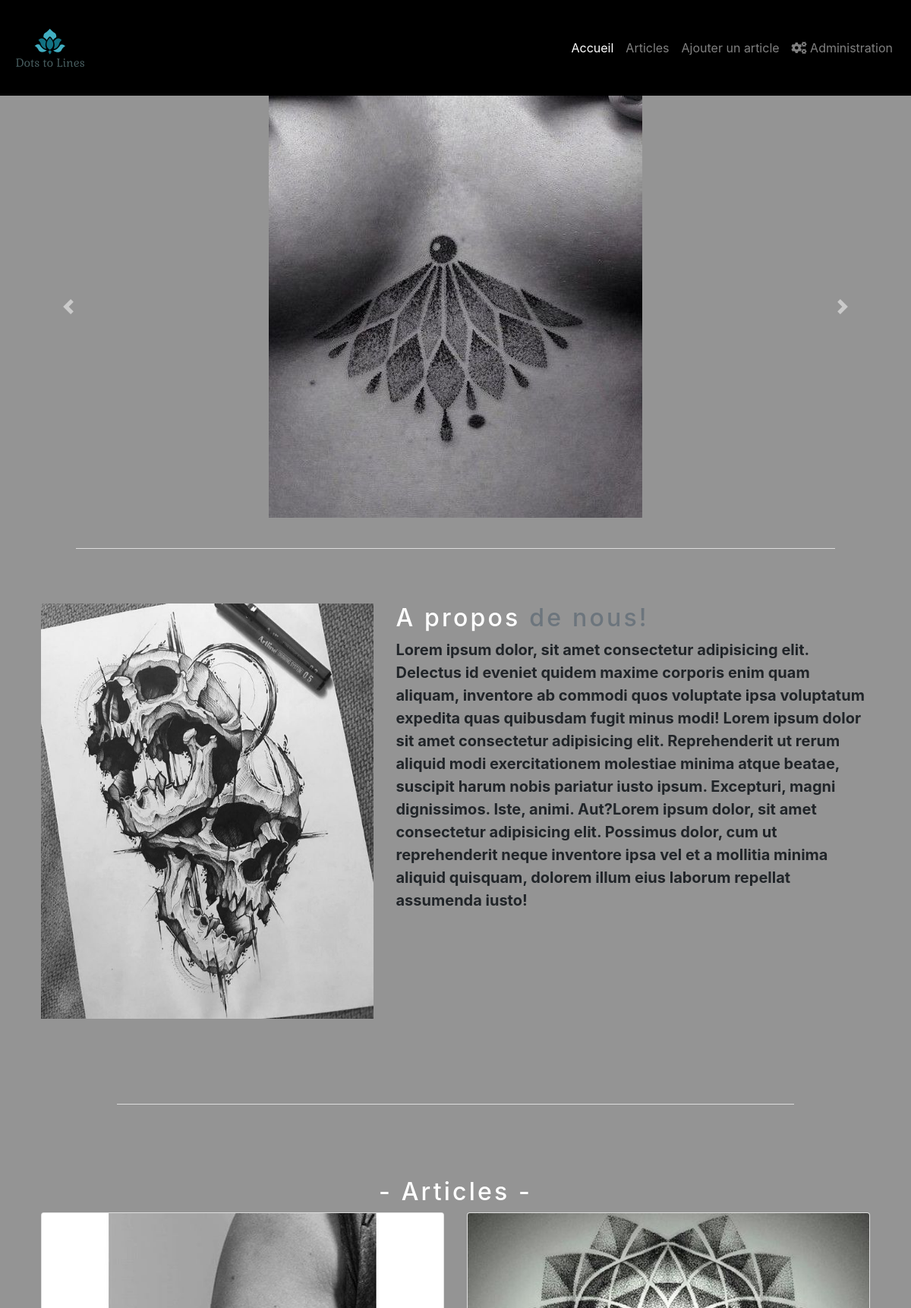
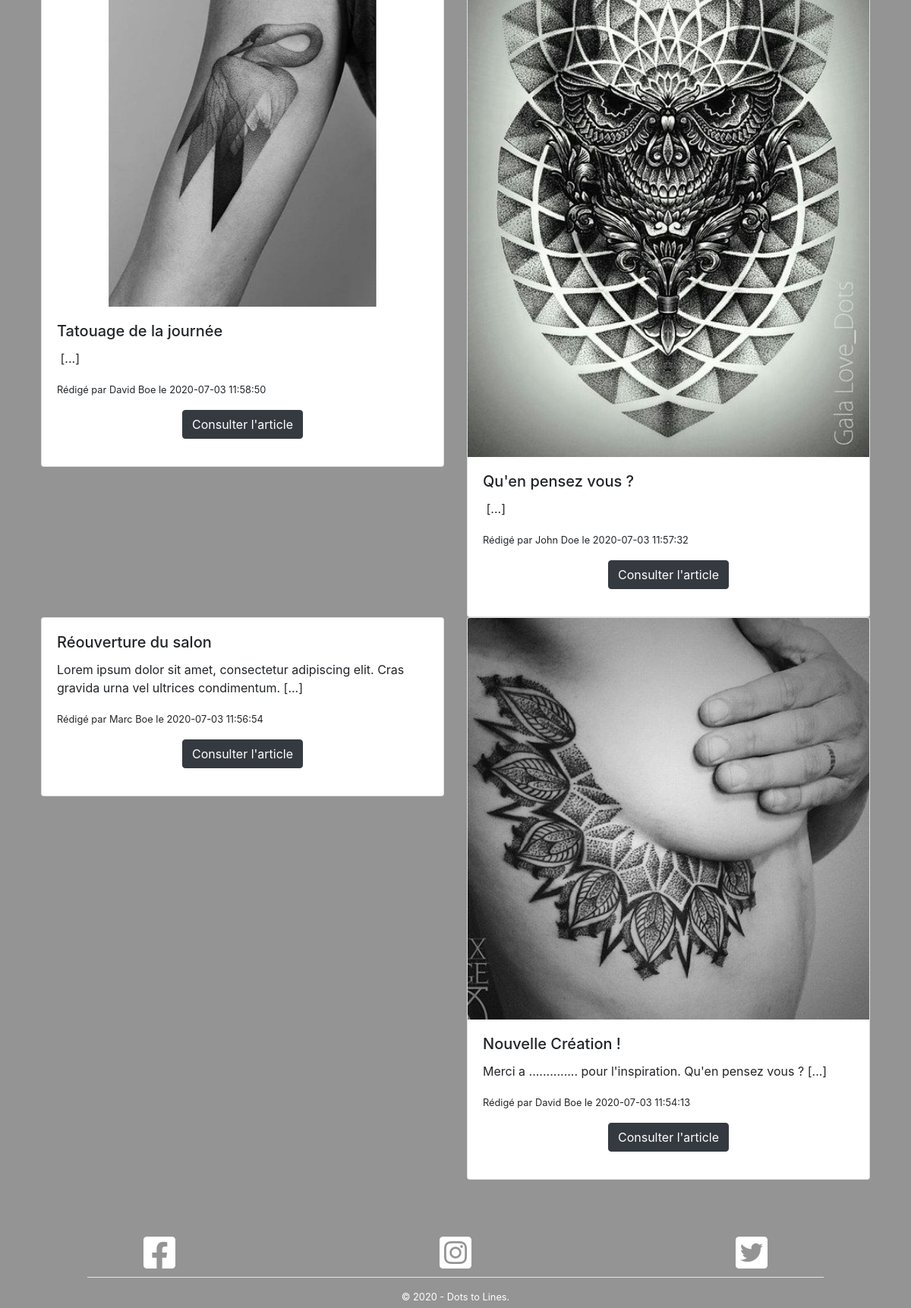
The page / on the database its author committed (2 pictures, top to bottom).
### tables this page shows
CREATE TABLE `post` (
  `Id` smallint(5) UNSIGNED NOT NULL,
  `Title` varchar(100) NOT NULL,
  `Contents` text NOT NULL,
  `Image` varchar(255) NOT NULL,
  `CreationTimestamp` datetime NOT NULL,
  `Author_Id` tinyint(3) UNSIGNED DEFAULT NULL,
  `Category_Id` tinyint(3) UNSIGNED DEFAULT NULL
);

CREATE TABLE `author` (
  `Id` tinyint(3) UNSIGNED NOT NULL,
  `FirstName` varchar(50) NOT NULL,
  `LastName` varchar(50) NOT NULL
);

### src/index.php (called while the page is built, shortened)
<?php
    include 'application/bdd_connection.php';
    $query =
    '
        SELECT
            Post.Id,
            Title,
            Contents,
            Image,
            CreationTimestamp,
            FirstName,
            LastName
        FROM
            Post
        INNER JOIN
            Author
        ON
            Post.Author_Id = Author.Id
        ORDER BY
            CreationTimestamp DESC
    ';
    $resultSet = $pdo->query($query);
    $posts = $resultSet->fetchAll();
    include 'layout.php';

### src/templates/index.php (the view, shortened to what this page needs)
<div class="container-fluid row w-100 m-0 p-0" >
    <div id="carouselExampleControls" class="carousel slide col-lg-12 p-0" data-ride="carousel">
        <div class="carousel-inner">
            <div class="carousel-item active" data-interval="3000">
                <img class="img-fluid mx-auto d-block" src="images/theme/carousel1.jpg" class="d-block w-100 cover" alt="tatoo women">
            </div>
        </div>
        <a class="carousel-control-prev" href="#carouselExampleControls" role="button" data-slide="prev">
            <span class="carousel-control-prev-icon" aria-hidden="true"></span>
        </a>
        <a class="carousel-control-next" href="#carouselExampleControls" role="button" data-slide="next">
            <span class="carousel-control-next-icon" aria-hidden="true"></span>
        </a>
    </div>
</div>
<hr class="featurette-divider">
<div class="container  p-4 mt-5" >
    <div class="row featurette">
        <div class="col-md-7 order-md-2">
            <h2 class="featurette-heading textCustom">A propos<span class="text-muted"> de nous!</span></h2>
            <p class="lead font-weight-bold">Lorem ipsum dolor, sit amet consectetur adipisicing elit. Delectus id eveniet quidem maxime corporis enim quam aliquam, inventore ab commodi quos voluptate ipsa voluptatum expedita quas quibusdam fugit minus modi! Lorem ipsum dolor sit amet consectetur adipisicing elit. Reprehenderit ut rerum aliquid modi exercitationem molestiae minima atque beatae, suscipit harum nobis pariatur iusto ipsum. Excepturi, magni dignissimos. Iste, animi. Aut?Lorem ipsum dolor, sit amet consectetur adipisicing elit. Possimus dolor, cum ut reprehenderit neque inventore ipsa vel et a mollitia minima aliquid quisquam, dolorem illum eius laborum repellat assumenda iusto!</p><br/>
        </div>
        <div class="col-md-5 order-md-1">
            <img src="images/theme/aside.jpg" width="100%" height="100%" alt="blog">
        </div>
    </div>
</div>
<div id="articles" class="container p-4 mt-5">
    <hr>
    <h2 class="text-center textCustom mt-5 pt-5">- Articles -</h2>
    <div class="row row-cols-1 row-cols-md-2">
        <?php foreach($posts as $post): ?>
            <div class="col-md-6">
                <div class="card">
                    <?php if (!empty($post["Image"])) {
                       ?> <img class="card-img-top img-fluid" src="./images/articles/<?=$post["Image"]?>" alt="image de l\'article">
                    <?php } ?>
                    <div class="card-body">
                        <h5 class="card-title"><?= htmlspecialchars($post['Title']) ?></h5>
                        <p class="card-text"><?= substr(htmlspecialchars($post['Contents']), 0, 100) ?>&nbsp;[...]</p>
                        <small>
                            Rédigé par <?= htmlspecialchars($post['FirstName']) ?> <?= htmlspecialchars($post['LastName']) ?>
                            le <?= htmlspecialchars($post['CreationTimestamp']) ?>
                        </small> <br />
                        <div class="text-center p-3">
                            <a href="show_post.php?id=<?= intval($post['Id']) ?>" class="btn btn-dark textCustom">Consulter l'article</a>
                        </div>
                    </div>
                </div>
            </div>
        <?php endforeach; ?>
    </div>
</div>

### src/layout.php (shortened to what this page needs)
<!DOCTYPE html>
<html lang="fr">
<head>
    <link rel="stylesheet" href="fonts/css/all.css">
    <link rel="stylesheet" href="css/blog-main.css">
    <link rel="stylesheet" href="css/blog-theme.css">
    <link rel="stylesheet" href="css/style.css">
    <link rel="stylesheet" href="css/ui-button.css">
    <link rel="stylesheet" href="css/ui-form.css">
    <link rel="stylesheet" href="https://stackpath.bootstrapcdn.com/bootstrap/4.5.0/css/bootstrap.min.css">
</head>
<body>
    <header id="header" class="w-100 m-0 " >
        <nav class="navbar navbar-expand-lg navbar-dark" >
            <a class="navbar-brand" href="index.php"><img class="rounded" src="images/logo/logo.png" width="100" height="100" class="d-inline-block align-top" alt="" loading="lazy"></a>
            <div class="collapse navbar-collapse justify-content-end align-items-end" id="navbarSupportedContent">
                <ul class="navbar-nav ml-auto">
                    <li class="nav-item active">
                        <a class="nav-link" href="index.php">Accueil <span class="sr-only">(current page)</span></a>
                    </li>
                    <li class="nav-item">
                        <a class="nav-link" href="show_post.php">Articles</a>
                    </li>
                    <li class="nav-item">
                        <a class="nav-link" href="add_post.php">Ajouter un article</a>
                    </li>
                    <li class="nav-item">
                        <a class="nav-link" href="admin.php"><i class="fa fa-cogs"></i> Administration</a>
                    </li>
                </ul>
            </div>
        </nav>
    </header>
    <main id="content" class="container-fluid p-0">
        <?php include 'templates/' . $template . '.php' ?>
    </main>
    <footer class="container-fluid bg-black mb-0">
        <div>
            <div class="d-flex justify-content-around">
                <i class="fab fa-facebook-square fa-3x text-white"></i>
                <i class="fab fa-instagram-square fa-3x text-white"></i>
                <i class="fab fa-twitter-square fa-3x text-white"></i>
            </div>
        </div>
        <hr class="mt-2 mb-2" style="background-color: white;">
        <div class="text-center py-1 mb-0 text-white">
            <small>© 2020 - Dots to Lines.</small>
        </div>
    </footer>
</body>
</html>

### src/css/blog-main.css (style rules this page uses)
* { box-sizing: border-box; }
a { text-decoration: none; }
hr { height: 2px; margin-left: 100px; margin-right: 100px; padding: 0; color:rgb(246,246,246); background-color:rgb(246,246,246); border: 0; }

### src/css/blog-theme.css (style rules this page uses)
a { color: #01A2A6; transition: all 0.25s; }
body { background-color: rgb(148,148,148) !important; font-family: 'Dosis', sans-serif; width: 100% !important; }
h1, h2 { color: rgb(84, 20, 233) !important; letter-spacing: 0.1em; }
footer, main { margin: 0 auto; width: 85%; }
footer { margin-bottom: 3em; margin-top: 3em; }

### src/css/style.css (style rules this page uses)
hr { height: 2px; margin-left: 100px; margin-right: 100px; padding: 0; color:rgb(246,246,246); background-color:rgb(246,246,246); border: 0; }
.navbar { background-color:black !important; }
.textCustom { color: rgb(255,255,255) !important; }
a { color: rgb(84, 20, 233); transition: all 0.25s; }
body { background: rgb(0,0,0); font-family: 'Dosis', sans-serif; width: 100% !important; height: 100vh; }

### rows shown on the page
post: Image (picture), Title "Tatouage de la journée", Author_Id.FirstName "David", Author_Id.LastName "Boe", CreationTimestamp "2020-07-03 11:58:50"
post: Image (picture), Title "Qu'en pensez vous ?", Author_Id.FirstName "John", Author_Id.LastName "Doe", CreationTimestamp "2020-07-03 11:57:32"
post: Title "Réouverture du salon", Contents "Lorem ipsum dolor sit amet, consectetur adipiscing elit. Cras gravida urna vel ultrices condimentum.", Author_Id.FirstName "Marc", Author_Id.LastName "Boe", CreationTimestamp "2020-07-03 11:56:54"
post: Image (picture), Title "Nouvelle Création !", Contents "Merci a .............. pour l'inspiration. Qu'en pensez vous ?", Author_Id.FirstName "David", Author_Id.LastName "Boe", CreationTimestamp "2020-07-03 11:54:13"
